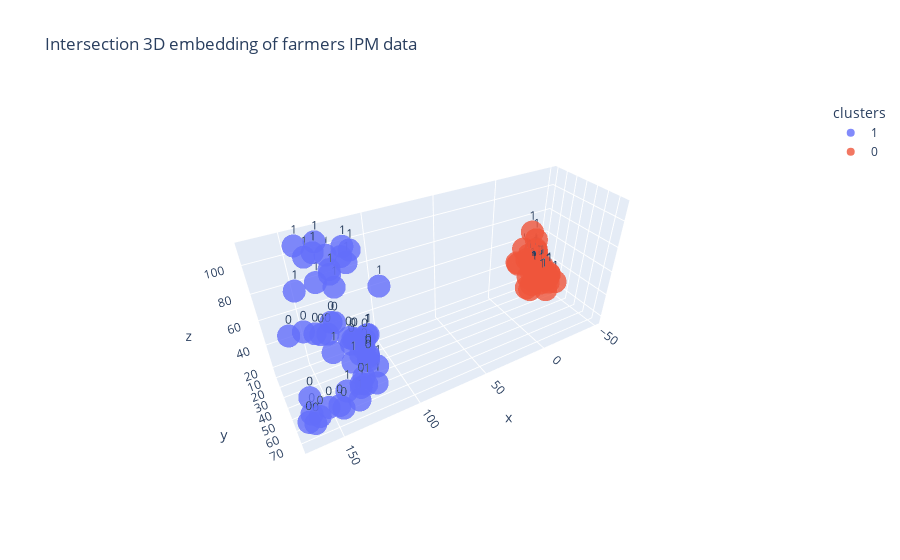

The notebook cell this image was saved under:
### Code cell
# Intersection embedding cluster visualisation 
fig = px.scatter_3d(intersection3d_df, "x","y","z", color="clusters", text=df_noNaN["Already_used_DSS"], opacity=0.8, 
                    title="Intersection 3D embedding of farmers IPM data")
fig.show()
